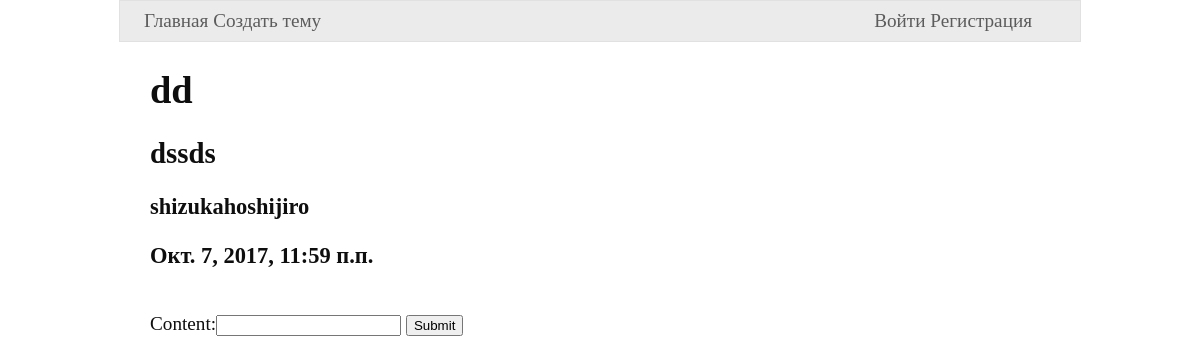
Page /8/ on the earlier database version.
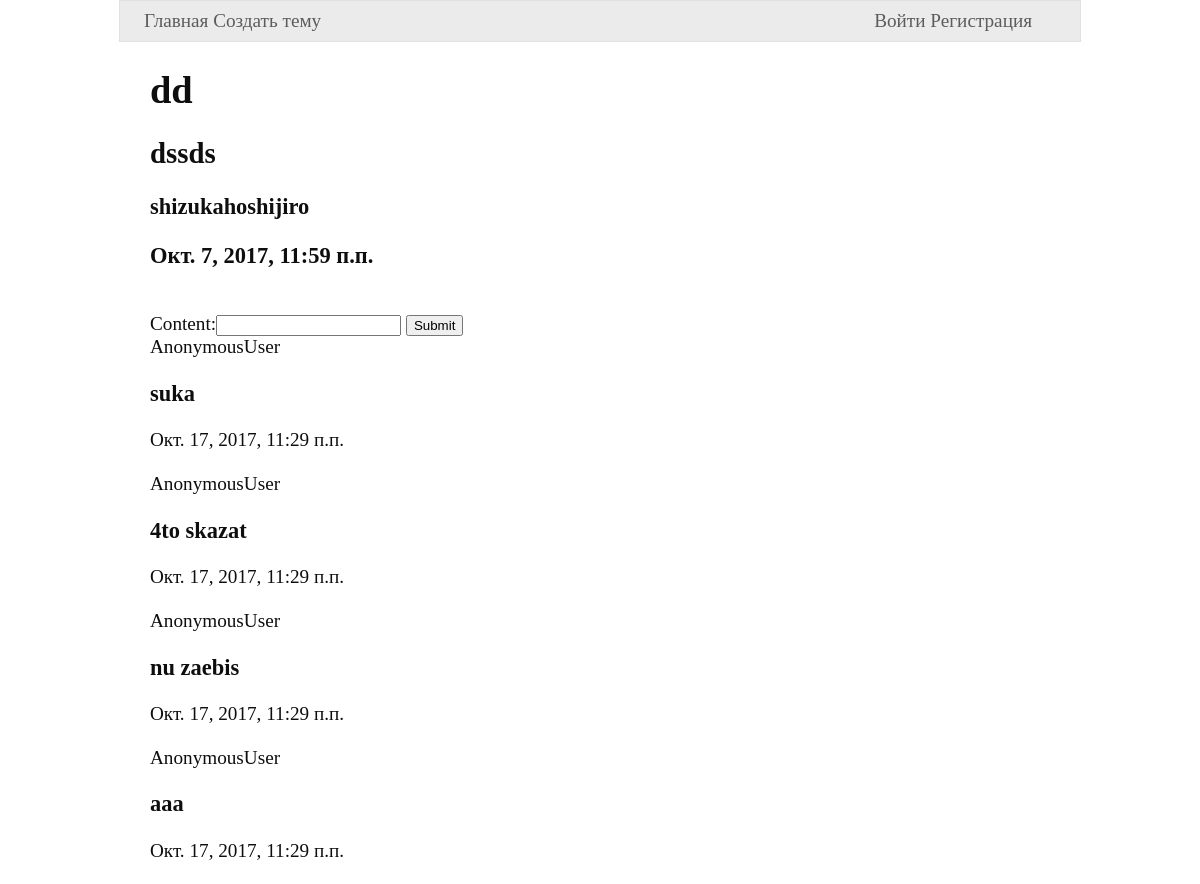
Same page on the later database version.
### core/models.py (models this page shows)
class Topic(models.Model):
    title = models.CharField(max_length=40)
    description = models.TextField()
    author = models.ForeignKey(settings.AUTH_USER_MODEL, on_delete=PROTECT)
    pub_date = models.DateTimeField(auto_now_add=True)
    update_date = models.DateTimeField(auto_now=True)
    comments = GenericRelation(Comment, related_query_name="comments", content_type_field="model_type")

### comment_app/models.py (models this page shows)
class Comment(models.Model):
    author = models.ForeignKey(settings.AUTH_USER_MODEL,on_delete=PROTECT)
    content = models.CharField(max_length=120)
    pub_date = models.DateTimeField(auto_now_add=True)
    update_date = models.DateTimeField(auto_now=True)
    model_type = models.ForeignKey(ContentType)
    object_id = models.PositiveIntegerField()
    object = GenericForeignKey("model_type","object_id")
    class Meta:
        ordering = ("-pub_date",)

### core/views.py (the view)
# urls.py: url(r"^(?P<pk>\d+)/$", views.Topic_DetailView.as_view(), name="detail"),
class Topic_DetailView(DetailView):
    model = Topic
    template_name = "core/detail.html"
    def get(self, request, *args, **kwargs):
        self.form = CommentForm
        return super(Topic_DetailView, self).get(request,*args,**kwargs)
    def get_context_data(self, **kwargs):
        context = super(Topic_DetailView, self).get_context_data(**kwargs)
        context["form"] = self.form
        return context

### core/templates/core/detail.html (shortened to what this page needs)
{% extends "core/patterns/parents/main.html" %}
{% block content %}
    <h1>{{ object.title }}</h1>
    <h2>{{ object.description }}</h2>
    <h3>{{ object.author }}</h3>
    <h3>{{ object.pub_date }}</h3>
    <br>
     <form action="{% url "comment_app:add_comment" %}" method="post">
        {{ form }}
        <input type="submit">
    </form>
    {% for comment in object.comments.all %}
        <div class="comment">
        {{ request.user }}
        <h3>{{ comment.content }}</h3>
        {{ comment.pub_date }}
        </div>
        <br>
    {% endfor %}
{% endblock %}

### core/templates/core/patterns/parents/main.html (shortened to what this page needs)
{% load staticfiles %}
<!DOCTYPE html>
<html lang="en">
<head>
    {% block main_head %}
    {% block default_stylesheet %} <link type="text/css" rel="stylesheet" href="{% static "core/main.css" %}"> {% endblock %}
    {% endblock %}
</head>
<body>
    <div class="main">
    {% block main_body %}
        <div class="header"> {% block header %}{% include "core/patterns/includes/header.html" %}{% endblock %} </div>
        <div class="content"> {% block content %}{% endblock %} </div>
    {% endblock %}
    </div>
</body>
</html>

### core/templates/core/patterns/includes/header.html (shortened to what this page needs)
<div class="links">
    <a href="{% url "core:index" %}">Главная</a>
    <a href="{% url "core:create" %}">Создать тему</a>
</div>
<div class="user_info">
    {% if user.is_authenticated %}
        <div class="user_is_login">
            {{ user.username }}
            <a href="{% url "logout" %}?next={{ request.path }}">Выйти</a>
        </div>
    {% else %}
        <div class="user_is_not_login">
            <a href="{% url "login" %}?next={{ request.path }}">Войти</a>
            <a href="{% url "register" %}?next={{ request.path }}">Регистрация</a>
        </div>
    {% endif %}
</div>

### core/static/core/main.css (style rules this page uses)
body { margin:0; font-size:1.20em ; color: #0e0e0e; }
a { color: #5c5c5c; text-decoration: none; }
.header { width: 80%; min-height: 40px; background-color: #ebebeb; border: 1px solid #e1e1e1; margin-right: auto; margin-left: auto; }
.header .links { height:100%; width:auto; display: inline-block; padding-left: 2.5%; line-height: 40px; }
.header .user_info { height:100%; width:auto; display: inline-block; line-height: 40px; padding-right: 5%; float: right; }
.content { width: 75%; margin-right: auto; margin-left: auto; }

Differences in the rows shown:
added Comment: user "AnonymousUser", content "suka", pub_date "Окт. 17, 2017, 11:29 п.п."
added Comment: user "AnonymousUser", content "4to skazat", pub_date "Окт. 17, 2017, 11:29 п.п."
added Comment: user "AnonymousUser", content "nu zaebis", pub_date "Окт. 17, 2017, 11:29 п.п."
added Comment: user "AnonymousUser", content "aaa", pub_date "Окт. 17, 2017, 11:29 п.п."
